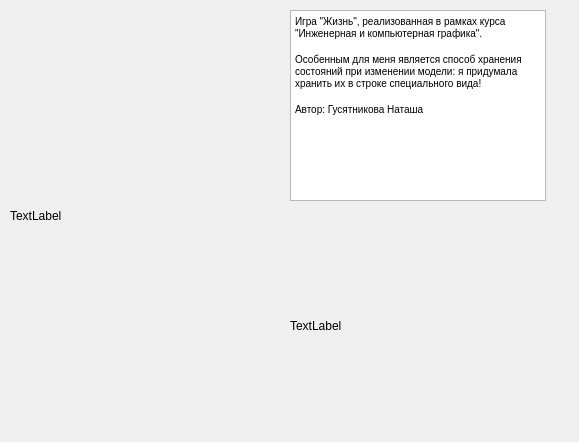
<?xml version="1.0" encoding="UTF-8"?>
<ui version="4.0">
 <class>About</class>
 <widget class="QDialog" name="About">
  <property name="geometry">
   <rect>
    <x>0</x>
    <y>0</y>
    <width>579</width>
    <height>442</height>
   </rect>
  </property>
  <property name="windowTitle">
   <string>FIT_16206 Guyatnikova</string>
  </property>
  <widget class="QTextBrowser" name="textBrowser">
   <property name="geometry">
    <rect>
     <x>290</x>
     <y>10</y>
     <width>256</width>
     <height>191</height>
    </rect>
   </property>
   <property name="html">
    <string>&lt;!DOCTYPE HTML PUBLIC &quot;-//W3C//DTD HTML 4.0//EN&quot; &quot;http://www.w3.org/TR/REC-html40/strict.dtd&quot;&gt;
&lt;html&gt;&lt;head&gt;&lt;meta name=&quot;qrichtext&quot; content=&quot;1&quot; /&gt;&lt;style type=&quot;text/css&quot;&gt;
p, li { white-space: pre-wrap; }
&lt;/style&gt;&lt;/head&gt;&lt;body style=&quot; font-family:'MS Shell Dlg 2'; font-size:7.8pt; font-weight:400; font-style:normal;&quot;&gt;
&lt;p style=&quot; margin-top:0px; margin-bottom:0px; margin-left:0px; margin-right:0px; -qt-block-indent:0; text-indent:0px;&quot;&gt;Игра &amp;quot;Жизнь&amp;quot;, реализованная в рамках курса &amp;quot;Инженерная и компьютерная графика&amp;quot;.&lt;/p&gt;
&lt;p style=&quot;-qt-paragraph-type:empty; margin-top:0px; margin-bottom:0px; margin-left:0px; margin-right:0px; -qt-block-indent:0; text-indent:0px;&quot;&gt;&lt;br /&gt;&lt;/p&gt;
&lt;p style=&quot; margin-top:0px; margin-bottom:0px; margin-left:0px; margin-right:0px; -qt-block-indent:0; text-indent:0px;&quot;&gt;Особенным для меня является способ хранения состояний при изменении модели: я придумала хранить их в строке специального вида! &lt;/p&gt;
&lt;p style=&quot;-qt-paragraph-type:empty; margin-top:0px; margin-bottom:0px; margin-left:0px; margin-right:0px; -qt-block-indent:0; text-indent:0px;&quot;&gt;&lt;br /&gt;&lt;/p&gt;
&lt;p style=&quot; margin-top:0px; margin-bottom:0px; margin-left:0px; margin-right:0px; -qt-block-indent:0; text-indent:0px;&quot;&gt;Автор: Гусятникова Наташа&lt;/p&gt;
&lt;p style=&quot;-qt-paragraph-type:empty; margin-top:0px; margin-bottom:0px; margin-left:0px; margin-right:0px; -qt-block-indent:0; text-indent:0px;&quot;&gt;&lt;br /&gt;&lt;/p&gt;&lt;/body&gt;&lt;/html&gt;</string>
   </property>
  </widget>
  <widget class="QLabel" name="label_2">
   <property name="geometry">
    <rect>
     <x>290</x>
     <y>220</y>
     <width>251</width>
     <height>211</height>
    </rect>
   </property>
   <property name="text">
    <string>TextLabel</string>
   </property>
  </widget>
  <widget class="QLabel" name="label">
   <property name="geometry">
    <rect>
     <x>10</x>
     <y>30</y>
     <width>251</width>
     <height>371</height>
    </rect>
   </property>
   <property name="text">
    <string>TextLabel</string>
   </property>
  </widget>
 </widget>
 <resources/>
 <connections/>
</ui>
